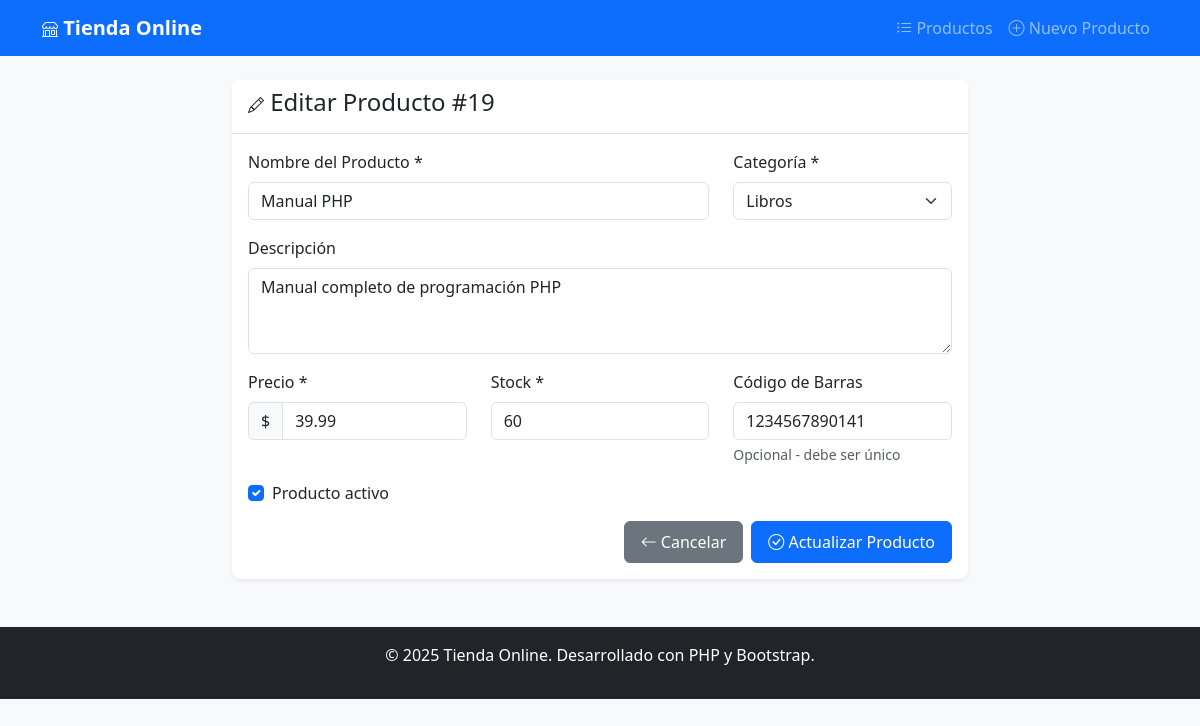
The page /editar.php?id=19 on the database its author committed.
### tables this page shows
CREATE TABLE `productos` (
  `id` int NOT NULL,
  `nombre` varchar(200) NOT NULL,
  `descripcion` text,
  `precio` decimal(10,2) NOT NULL,
  `stock` int NOT NULL DEFAULT '0',
  `categoria_id` int NOT NULL,
  `imagen` varchar(255) DEFAULT NULL,
  `codigo_barras` varchar(50) DEFAULT NULL,
  `activo` tinyint(1) DEFAULT '1',
  `fecha_creacion` timestamp NULL DEFAULT CURRENT_TIMESTAMP,
  `fecha_actualizacion` timestamp NULL DEFAULT CURRENT_TIMESTAMP ON UPDATE CURRENT_TIMESTAMP
);

CREATE TABLE `categorias` (
  `id` int NOT NULL,
  `nombre` varchar(100) NOT NULL,
  `descripcion` text,
  `imagen` varchar(255) DEFAULT NULL,
  `activo` tinyint(1) DEFAULT '1',
  `fecha_creacion` timestamp NULL DEFAULT CURRENT_TIMESTAMP,
  `fecha_actualizacion` timestamp NULL DEFAULT CURRENT_TIMESTAMP ON UPDATE CURRENT_TIMESTAMP
);

### config/Conexion.php (called while the page is built, shortened)
<?php
class Conexion {
    private $host = 'localhost';
    private $database = 'tienda_online';
    private $username = 'root';
    private $password = 'root';
    private $connection;
    private static $instance = null;
    public static function getInstance() {
        if (self::$instance === null) {
            self::$instance = new self();
        }
        return self::$instance;
    }
    private function connect() {
        try {
            $dsn = "mysql:host={$this->host};dbname={$this->database};charset=utf8mb4";
            $options = [
                PDO::ATTR_ERRMODE => PDO::ERRMODE_EXCEPTION,
                PDO::ATTR_DEFAULT_FETCH_MODE => PDO::FETCH_ASSOC,
                PDO::ATTR_EMULATE_PREPARES => false,
            ];
            $this->connection = new PDO($dsn, $this->username, $this->password, $options);
        } catch (PDOException $e) {
            die("Error de conexión: " . $e->getMessage());
        }
    }
    public function select($query, $params = []) {
        try {
            $stmt = $this->connection->prepare($query);
            $stmt->execute($params);
            return $stmt->fetchAll();
        } catch (PDOException $e) {
            throw new Exception("Error en consulta SELECT: " . $e->getMessage());
        }
    }
    public function selectOne($query, $params = []) {
        try {
            $stmt = $this->connection->prepare($query);
            $stmt->execute($params);
            return $stmt->fetch();
        } catch (PDOException $e) {
            throw new Exception("Error en consulta SELECT: " . $e->getMessage());
        }
    }
}
?>

### editar.php (the view, shortened to what this page needs)
<?php
require_once 'config/Conexion.php';
$db = Conexion::getInstance();
$id = (int)$_GET['id'];
$producto = $db->selectOne("SELECT * FROM productos WHERE id = ?", [$id]);
$categorias = $db->select("SELECT id, nombre FROM categorias WHERE activo = 1 ORDER BY nombre");
$nombre = $producto['nombre'];
$descripcion = $producto['descripcion'];
$precio = $producto['precio'];
$stock = $producto['stock'];
$categoria_id = $producto['categoria_id'];
$codigo_barras = $producto['codigo_barras'];
$activo = $producto['activo'];
include 'includes/header.php';
?>
<div class="row">
    <div class="col-md-8 mx-auto">
        <div class="card">
            <div class="card-header">
                <h4><i class="bi bi-pencil"></i> Editar Producto #<?php echo $id; ?></h4>
            </div>
            <div class="card-body">
                <form method="POST" class="needs-validation" novalidate>
                    <div class="row">
                        <div class="col-md-8">
                            <div class="mb-3">
                                <label for="nombre" class="form-label">Nombre del Producto *</label>
                                <input type="text" class="form-control" id="nombre" name="nombre"
                                       value="<?php echo htmlspecialchars($nombre); ?>" required>
                            </div>
                        </div>
                        <div class="col-md-4">
                            <div class="mb-3">
                                <label for="categoria_id" class="form-label">Categoría *</label>
                                <select class="form-select" id="categoria_id" name="categoria_id" required>
                                    <?php foreach ($categorias as $categoria): ?>
                                        <option value="<?php echo $categoria['id']; ?>"
                                                <?php echo $categoria_id == $categoria['id'] ? 'selected' : ''; ?>>
                                            <?php echo htmlspecialchars($categoria['nombre']); ?>
                                        </option>
                                    <?php endforeach; ?>
                                </select>
                            </div>
                        </div>
                    </div>
                    <div class="mb-3">
                        <label for="descripcion" class="form-label">Descripción</label>
                        <textarea class="form-control" id="descripcion" name="descripcion" rows="3"><?php echo htmlspecialchars($descripcion); ?></textarea>
                    </div>
                    <div class="row">
                        <div class="col-md-4">
                            <div class="mb-3">
                                <label for="precio" class="form-label">Precio *</label>
                                <div class="input-group">
                                    <span class="input-group-text">$</span>
                                    <input type="number" class="form-control" id="precio" name="precio"
                                           value="<?php echo htmlspecialchars($precio); ?>"
                                           step="0.01" min="0" required>
                                </div>
                            </div>
                        </div>
                        <div class="col-md-4">
                            <div class="mb-3">
                                <label for="stock" class="form-label">Stock *</label>
                                <input type="number" class="form-control" id="stock" name="stock"
                                       value="<?php echo htmlspecialchars($stock); ?>"
                                       min="0" required>
                            </div>
                        </div>
                        <div class="col-md-4">
                            <div class="mb-3">
                                <label for="codigo_barras" class="form-label">Código de Barras</label>
                                <input type="text" class="form-control" id="codigo_barras" name="codigo_barras"
                                       value="<?php echo htmlspecialchars($codigo_barras); ?>">
                                <div class="form-text">Opcional - debe ser único</div>
                            </div>
                        </div>
                    </div>
                    <div class="mb-3">
                        <div class="form-check">
                            <input class="form-check-input" type="checkbox" id="activo" name="activo"
                                   <?php echo $activo ? 'checked' : ''; ?>>
                            <label class="form-check-label" for="activo">
                                Producto activo
                            </label>
                        </div>
                    </div>
                    <div class="d-grid gap-2 d-md-flex justify-content-md-end">
                        <a href="index.php" class="btn btn-secondary">
                            <i class="bi bi-arrow-left"></i> Cancelar
                        </a>
                        <button type="submit" class="btn btn-primary">
                            <i class="bi bi-check-circle"></i> Actualizar Producto
                        </button>
                    </div>
                </form>
            </div>
        </div>
    </div>
</div>
<?php include 'includes/footer.php'; ?>

### css/style.css (style rules this page uses)
body { background-color: #f8f9fa; font-family: 'Segoe UI', Tahoma, Geneva, Verdana, sans-serif; }
.card { box-shadow: 0 0.125rem 0.25rem rgba(0, 0, 0, 0.075); border: none; border-radius: 0.5rem; }
.card-header { background-color: #fff; border-bottom: 1px solid #dee2e6; font-weight: 600; }
.btn { border-radius: 0.375rem; font-weight: 500; padding: 0.5rem 1rem; transition: all 0.15s ease-in-out; }
.bi { font-size: 1rem; }
.fade-in { animation: fadeIn 0.3s ease-in-out; }
.btn { transition: all 0.15s ease-in-out; }

### rows shown on the page
productos: nombre "Manual PHP", categoria_id "Libros", descripcion "Manual completo de programación PHP", precio "39.99", stock "60", codigo_barras "1234567890141", activo "☑"

### other values the page prints
$id "19"
